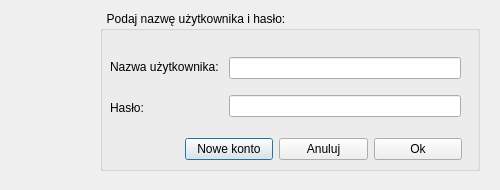
<?xml version="1.0" encoding="UTF-8"?>
<ui version="4.0">
 <class>LoginDialog</class>
 <widget class="QDialog" name="LoginDialog">
  <property name="geometry">
   <rect>
    <x>0</x>
    <y>0</y>
    <width>500</width>
    <height>190</height>
   </rect>
  </property>
  <property name="sizePolicy">
   <sizepolicy hsizetype="Maximum" vsizetype="Maximum">
    <horstretch>0</horstretch>
    <verstretch>0</verstretch>
   </sizepolicy>
  </property>
  <property name="minimumSize">
   <size>
    <width>500</width>
    <height>190</height>
   </size>
  </property>
  <property name="maximumSize">
   <size>
    <width>500</width>
    <height>190</height>
   </size>
  </property>
  <property name="focusPolicy">
   <enum>Qt::TabFocus</enum>
  </property>
  <property name="windowTitle">
   <string>Logowanie</string>
  </property>
  <property name="windowIcon">
   <iconset resource="resources.qrc">
    <normaloff>:/mainwindow/images/Contacts-80.png</normaloff>:/mainwindow/images/Contacts-80.png</iconset>
  </property>
  <property name="modal">
   <bool>true</bool>
  </property>
  <widget class="QGroupBox" name="groupBox">
   <property name="geometry">
    <rect>
     <x>100</x>
     <y>11</y>
     <width>380</width>
     <height>160</height>
    </rect>
   </property>
   <property name="sizePolicy">
    <sizepolicy hsizetype="Minimum" vsizetype="Minimum">
     <horstretch>0</horstretch>
     <verstretch>0</verstretch>
    </sizepolicy>
   </property>
   <property name="title">
    <string>  Podaj nazwę użytkownika i hasło:</string>
   </property>
   <widget class="QWidget" name="layoutWidget">
    <property name="geometry">
     <rect>
      <x>0</x>
      <y>30</y>
      <width>371</width>
      <height>92</height>
     </rect>
    </property>
    <layout class="QHBoxLayout" name="horizontalLayout">
     <property name="spacing">
      <number>10</number>
     </property>
     <property name="sizeConstraint">
      <enum>QLayout::SetDefaultConstraint</enum>
     </property>
     <property name="leftMargin">
      <number>10</number>
     </property>
     <property name="topMargin">
      <number>10</number>
     </property>
     <property name="rightMargin">
      <number>10</number>
     </property>
     <property name="bottomMargin">
      <number>10</number>
     </property>
     <item>
      <layout class="QVBoxLayout" name="verticalLayout_4">
       <property name="sizeConstraint">
        <enum>QLayout::SetNoConstraint</enum>
       </property>
       <item>
        <widget class="QLabel" name="loginLabel">
         <property name="text">
          <string>Nazwa użytkownika:</string>
         </property>
        </widget>
       </item>
       <item>
        <widget class="QLabel" name="passwordLabel">
         <property name="text">
          <string>Hasło:</string>
         </property>
         <property name="alignment">
          <set>Qt::AlignLeading|Qt::AlignLeft|Qt::AlignVCenter</set>
         </property>
        </widget>
       </item>
      </layout>
     </item>
     <item>
      <layout class="QVBoxLayout" name="verticalLayout_2">
       <property name="sizeConstraint">
        <enum>QLayout::SetNoConstraint</enum>
       </property>
       <item>
        <widget class="QLineEdit" name="loginLineEdit">
         <property name="enabled">
          <bool>true</bool>
         </property>
        </widget>
       </item>
       <item>
        <widget class="QLineEdit" name="passwordLineEdit"/>
       </item>
      </layout>
     </item>
    </layout>
   </widget>
   <widget class="QWidget" name="layoutWidget_2">
    <property name="geometry">
     <rect>
      <x>80</x>
      <y>120</y>
      <width>287</width>
      <height>36</height>
     </rect>
    </property>
    <layout class="QHBoxLayout" name="horizontalLayout_2">
     <property name="leftMargin">
      <number>5</number>
     </property>
     <property name="topMargin">
      <number>5</number>
     </property>
     <property name="rightMargin">
      <number>5</number>
     </property>
     <property name="bottomMargin">
      <number>5</number>
     </property>
     <item>
      <widget class="QPushButton" name="accountPushButton">
       <property name="text">
        <string>Nowe konto</string>
       </property>
      </widget>
     </item>
     <item>
      <widget class="QPushButton" name="cancelPushButton">
       <property name="text">
        <string>Anuluj</string>
       </property>
      </widget>
     </item>
     <item>
      <widget class="QPushButton" name="okPushButton">
       <property name="text">
        <string>Ok</string>
       </property>
      </widget>
     </item>
    </layout>
   </widget>
  </widget>
  <widget class="QLabel" name="label">
   <property name="geometry">
    <rect>
     <x>20</x>
     <y>60</y>
     <width>61</width>
     <height>61</height>
    </rect>
   </property>
   <property name="text">
    <string/>
   </property>
   <property name="pixmap">
    <pixmap resource="resources.qrc">:/logindialog/images/key.png</pixmap>
   </property>
   <property name="scaledContents">
    <bool>true</bool>
   </property>
  </widget>
 </widget>
 <tabstops>
  <tabstop>loginLineEdit</tabstop>
  <tabstop>passwordLineEdit</tabstop>
  <tabstop>okPushButton</tabstop>
  <tabstop>cancelPushButton</tabstop>
  <tabstop>accountPushButton</tabstop>
 </tabstops>
 <resources>
  <include location="resources.qrc"/>
 </resources>
 <connections/>
</ui>
